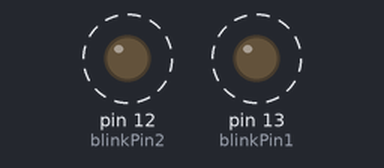
The sketch below on a simulated Arduino Uno, built with avr-gcc and run on an emulated ATmega328P. On the bench: output pins drawn as LEDs (lit = HIGH). Dashed ring = blinking.

Above: at 0.2 s.
Timing chart, 0 to 4.6 s (numbered marks = the images above):
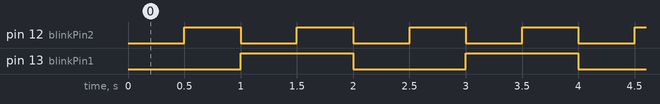

The sketch:

simpleMultiTask.ino
```cpp
// (licence header left out)
#include <Metro.h>

const int blinkPin1 = 13;
const int blinkPin2 = 12;

boolean blink1State = false;
boolean blink2State = false;

Metro blink1Metro = Metro(1000);
Metro blink2Metro = Metro(500);


void setup(){
  pinMode(blinkPin1 , OUTPUT);
  pinMode(blinkPin2 , OUTPUT);
}


void loop(){

  if(blink1Metro.check()){
    blink1State = !blink1State;
    digitalWrite(blinkPin1, blink1State);
  }


  if(blink2Metro.check()){
    blink2State = !blink2State;
    digitalWrite(blinkPin2, blink2State);
  }

}
```

Measured:
- by itself, pin 12 (blinkPin2): alternates HIGH for 0.50 s and LOW for 0.50 s
- by itself, pin 13 (blinkPin1): alternates HIGH for 1.0 s and LOW for 1.0 s
